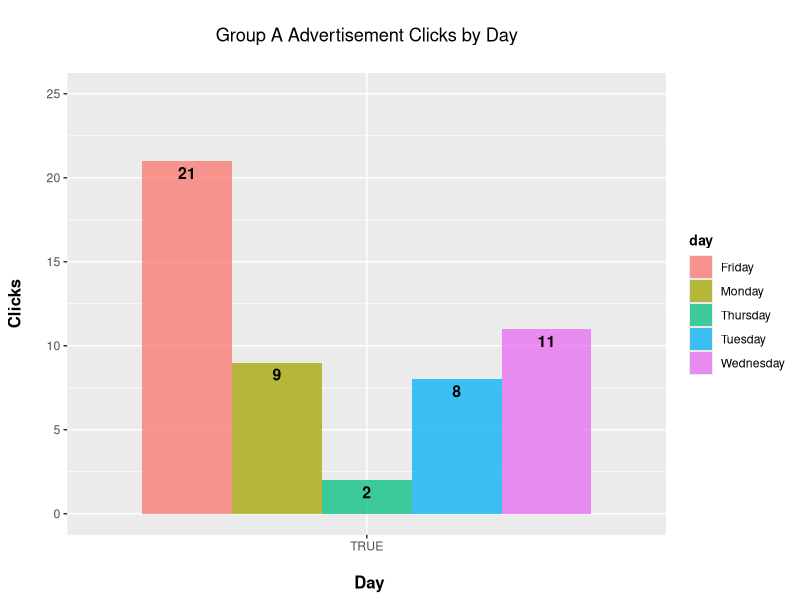
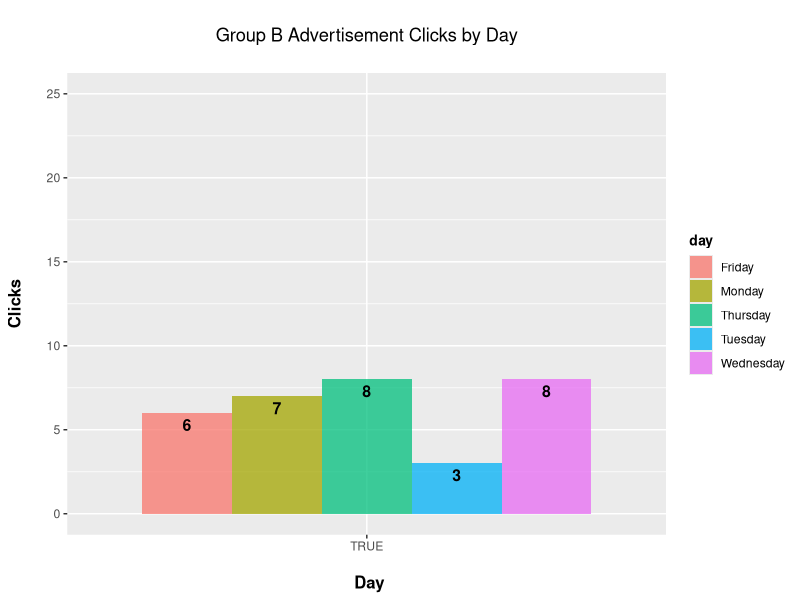
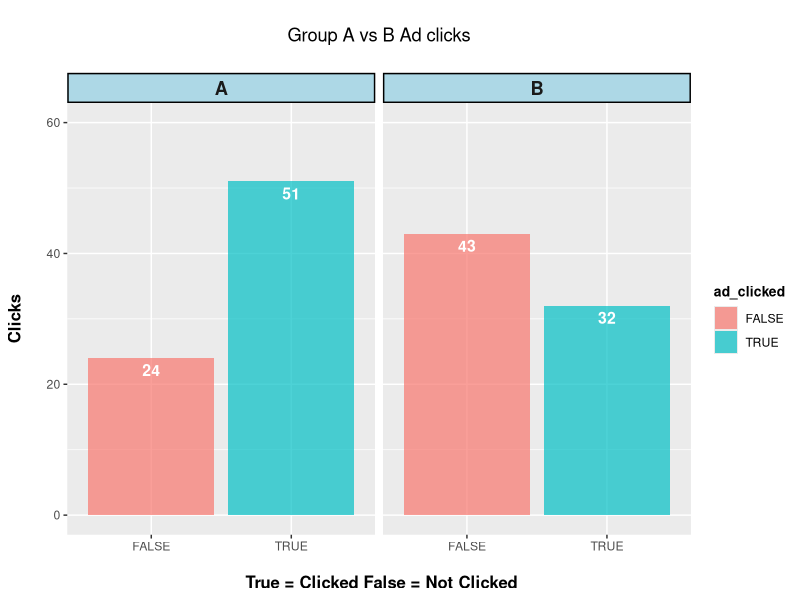
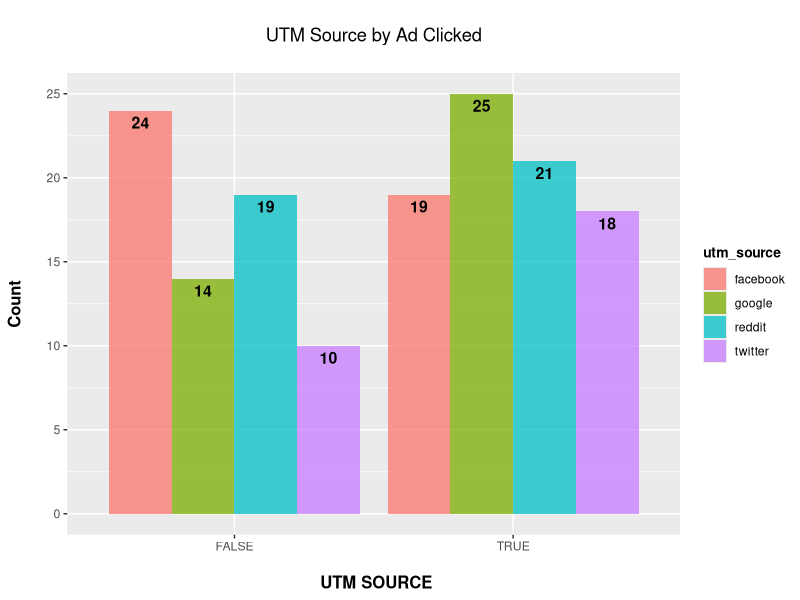

These charts were generated, in order, by the following R code:
# load packages
library(readr)
library(dplyr)
library(ggplot2)

#loading a/b testing data

ab_test <- read_csv('ab_testing_file.csv')

#inspecting a/b testing data

head(ab_test)

#defining views by utm

views_by_utm <- ab_test %>%
  group_by(utm_source) %>%
  summarize(count = n())
#views_by_utm

#defining clicks by utm

clicks_by_utm <- ab_test %>%
  group_by(utm_source, ad_clicked) %>%
  summarize(count=n())
clicks_by_utm

#defining percentage by utm

percentage_by_utm <- clicks_by_utm %>%
  group_by(utm_source) %>%
  mutate(percentage = count/sum(count)) %>%
  filter(ad_clicked == TRUE)
#percentage_by_utm

#defining experiment split by experiment group

experiment_split <- ab_test %>%
  group_by(experimental_group) %>%
  summarize(count = n())
experiment_split

#defining clicks per experiment group

clicks_by_experiment <- ab_test %>%
  group_by(experimental_group, ad_clicked) %>%
  summarize(count=n())
clicks_by_experiment

#defining clicks a

a_clicks <- ab_test %>%
  filter(experimental_group == 'A')
#a_clicks

#defining clicks b

b_clicks <- ab_test %>%
  filter(experimental_group == 'B')
#b_clicks

#defining a_clicks_by_day here:

a_clicks_by_day <- a_clicks %>%
  group_by(day, ad_clicked) %>%
  summarize(count = n())
#a_clicks_by_day

#defining a_clicks_by_day_true here:

a_clicks_by_day_true <- a_clicks %>%
  group_by(day, ad_clicked) %>%
  summarize(count = n()) %>%
  filter(ad_clicked == TRUE)
a_clicks_by_day_true



#defining b_clicks_by_day here:

b_clicks_by_day <- b_clicks %>%
  group_by(day, ad_clicked) %>%
  summarize(count = n())
#b_clicks_by_day

#defining b_clicks_by_day_true here:

b_clicks_by_day_true <- b_clicks %>%
  group_by(day, ad_clicked) %>%
  summarize(count = n()) %>%
  filter(ad_clicked == TRUE)
#b_clicks_by_day_true



#defining a_percentage_by_day here:

a_percentage_by_day <- a_clicks_by_day %>%
  group_by(day) %>%
  mutate(percentage = count/sum(count)) %>%
  filter(ad_clicked == TRUE)
#a_percentage_by_day




#defining b_percentage_by_day here:

b_percentage_by_day <- b_clicks_by_day %>%
  group_by(day) %>%
  mutate(percentage = count/sum(count)) %>%
  filter(ad_clicked == TRUE)
#b_percentage_by_day

# Barplot
#bar1 <- ggplot(a_clicks_by_day_true, aes(x=day, y=count)) + 
  #geom_bar(stat = "identity")

#bar2 <- ggplot(b_clicks_by_day_true, aes(x=day, y=count)) + 
  #geom_bar(stat = "identity")


#bar + ggtitle("Group A Ad clicks by Day of Week") +
  #xlab("Day") + ylab("Clicks")


########

ggplot(data = a_clicks_by_day_true, aes(x = ad_clicked, y = count, fill = day)) +
  geom_bar(stat = "identity", position = position_dodge(), alpha = 0.75)  +
  ylim(0,25) +
  geom_text(aes(label = count), fontface = "bold", vjust = 1.5,
            position = position_dodge(.9), size = 4) +
  labs(x = "\n Day", y = "Clicks\n", title = "\n Group A Advertisement Clicks by Day \n") +
  theme(plot.title = element_text(hjust = 0.5), 
        axis.title.x = element_text(face="bold", colour="Black", size = 12),
        axis.title.y = element_text(face="bold", colour="Black", size = 12),
        legend.title = element_text(face="bold", size = 10))

#####

ggplot(data = b_clicks_by_day_true, aes(x = ad_clicked, y = count, fill = day)) +
  geom_bar(stat = "identity", position = position_dodge(), alpha = 0.75)  +
  ylim(0,25) +
  geom_text(aes(label = count), fontface = "bold", vjust = 1.5,
            position = position_dodge(.9), size = 4) +
  labs(x = "\n Day", y = "Clicks\n", title = "\n Group B Advertisement Clicks by Day \n") +
  theme(plot.title = element_text(hjust = 0.5), 
        axis.title.x = element_text(face="bold", colour="Black", size = 12),
        axis.title.y = element_text(face="bold", colour="Black", size = 12),
        legend.title = element_text(face="bold", size = 10))

#######

ggplot(data = clicks_by_experiment, aes(x = ad_clicked, y = count, fill = ad_clicked)) +
  geom_bar(stat = "identity", alpha = 0.7) +
  facet_grid(. ~experimental_group)  +
  ylim(0,60) +
  geom_text(aes(label = count), fontface = "bold", vjust = 1.5, colour = "white", size = 4) +
  labs(x = "\n True = Clicked False = Not Clicked", y = "Clicks\n", title = "\n Group A vs B Ad clicks \n") +
  theme(plot.title = element_text(hjust = 0.5), 
        axis.title.x = element_text(face="bold", colour="black", size = 12),
        axis.title.y = element_text(face="bold", colour="black", size = 12),
        legend.title = element_text(face="bold", size = 10),
        strip.background = element_rect(fill="lightblue", colour="black", size=1),
        strip.text = element_text(face="bold", size=rel(1.2)))

#######

ggplot(data = clicks_by_utm, aes(x = ad_clicked, y = count, fill = utm_source)) +
  geom_bar(stat = "identity", position = position_dodge(), alpha = 0.75)  +
  ylim(0,25) +
  geom_text(aes(label = count), fontface = "bold", vjust = 1.5,
            position = position_dodge(.9), size = 4) +
  labs(x = "\n UTM SOURCE", y = "Count\n", title = "\n UTM Source by Ad Clicked \n") +
  theme(plot.title = element_text(hjust = 0.5), 
        axis.title.x = element_text(face="bold", colour="Black", size = 12),
        axis.title.y = element_text(face="bold", colour="Black", size = 12),
        legend.title = element_text(face="bold", size = 10))

